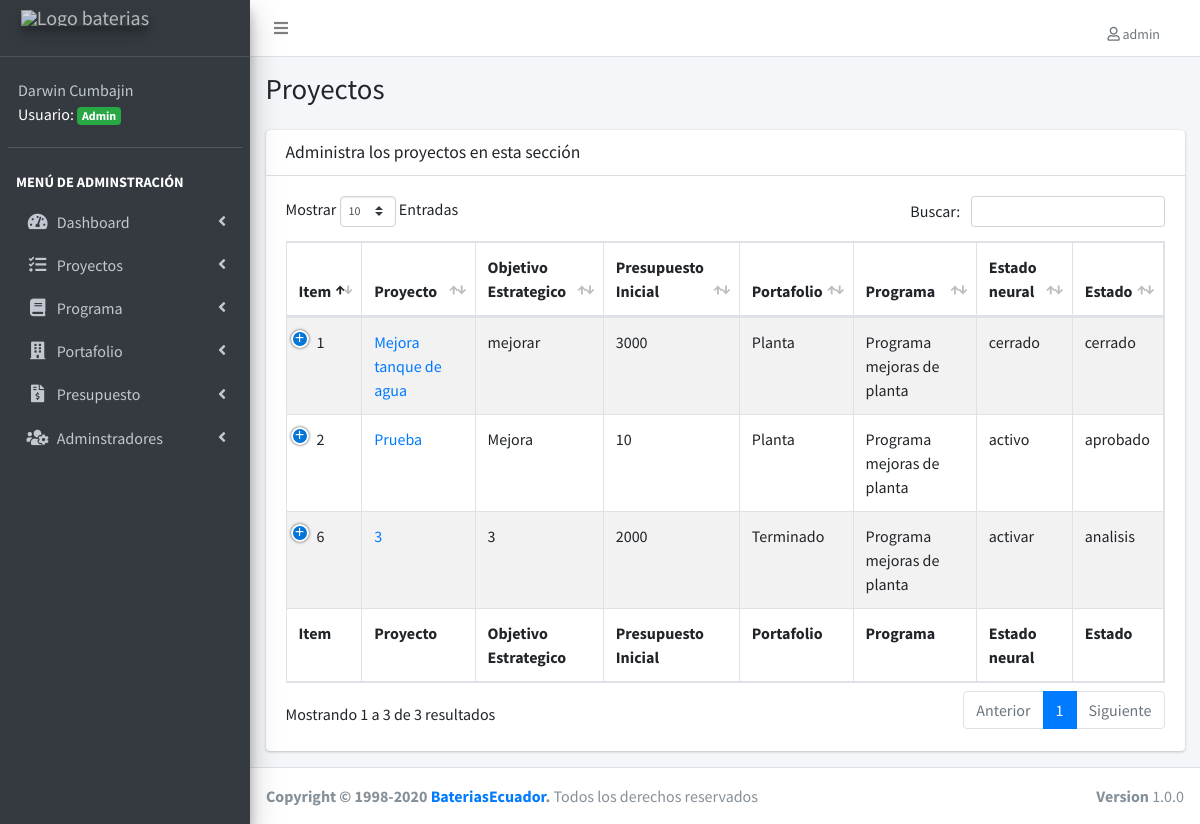
/lista-proyecto.php (signed in), run on the app's committed database.
### tables this page shows
CREATE TABLE IF NOT EXISTS `proyectos` (
  `proyecto_id` int(11) NOT NULL AUTO_INCREMENT,
  `detalle` varchar(255) NOT NULL,
  `objetivo_estrategico` varchar(100) NOT NULL,
  `presupuesto_inicial` double NOT NULL,
  `estado_neural` varchar(50) NOT NULL,
  `estado` varchar(50) NOT NULL,
  `url_video` varchar(255) DEFAULT NULL,
  `portafolio_id` int(11) NOT NULL DEFAULT '0',
  `programa_id` int(11) NOT NULL,
  `editado` datetime DEFAULT NULL,
  PRIMARY KEY (`proyecto_id`),
  UNIQUE KEY `detalle` (`detalle`),
  KEY `FK_proyectos_portafolios` (`portafolio_id`),
  KEY `FK_proyectos_programas` (`programa_id`),
  CONSTRAINT `FK_proyectos_portafolios` FOREIGN KEY (`portafolio_id`) REFERENCES `portafolios` (`portafolio_id`),
  CONSTRAINT `FK_proyectos_programas` FOREIGN KEY (`programa_id`) REFERENCES `programas` (`programa_id`)
);

CREATE TABLE IF NOT EXISTS `portafolios` (
  `portafolio_id` int(11) NOT NULL AUTO_INCREMENT,
  `area` varchar(50) NOT NULL DEFAULT '',
  `editado` datetime DEFAULT NULL,
  PRIMARY KEY (`portafolio_id`),
  UNIQUE KEY `area` (`area`)
);

CREATE TABLE IF NOT EXISTS `programas` (
  `programa_id` int(11) NOT NULL AUTO_INCREMENT,
  `descripcion` varchar(50) NOT NULL DEFAULT '0',
  `editado` datetime DEFAULT NULL,
  PRIMARY KEY (`programa_id`),
  UNIQUE KEY `descripcion` (`descripcion`)
);

### lista-proyecto.php (the view, shortened to what this page needs)
<?php
include_once('funciones/funciones.php');
include_once('templates/header.php');
include_once('templates/barra.php');
include_once('templates/navegacion.php');
?>
<div class="content-wrapper">
  <section class="content-header">
    <div class="container-fluid">
      <div class="row mb-2">
        <div class="col-sm-6">
          <h1>Proyectos</h1>
        </div>
      </div>
    </div>
  </section>
  <section class="content">
    <div class="container-fluid">
      <div class="row">
        <div class="col-12">
          <div class="card">
            <div class="card-header">
              <h3 class="card-title">Administra los proyectos en esta sección</h3>
            </div>
            <div class="card-body">
              <table id="registros" class="table table-bordered table-striped">
                <thead>
                  <tr>
                    <th>Item</th>
                    <th>Proyecto</th>
                    <th>Objetivo Estrategico</th>
                    <th>Presupuesto Inicial</th>
                    <th>Portafolio</th>
                    <th>Programa</th>
                    <th>Estado neural</th>
                    <th>Estado</th>
                  </tr>
                </thead>
                <tbody>
                  <?php
                  try {
                    $sql = "SELECT proyecto_id, detalle, objetivo_estrategico, presupuesto_inicial, estado_neural, estado, area, descripcion ";
                    $sql .= " FROM proyectos ";
                    $sql .= " INNER JOIN portafolios ";
                    $sql .= " ON proyectos.portafolio_id = portafolios.portafolio_id ";
                    $sql .= " INNER JOIN programas ";
                    $sql .= " ON proyectos.programa_id=programas.programa_id ";
                    $sql .= " ORDER BY proyecto_id DESC ";
                    $resultado = $conn->query($sql);
                  } catch (Exception $e) {
                    $error = $e->getMessage();
                    echo $error;
                  }
                  while ($proyecto = $resultado->fetch_assoc()) { ?>
                    <tr>
                      <td><?php echo $proyecto['proyecto_id']; ?></td>
                      <td><a href="detalle-proyecto.php?id=<?php echo $proyecto['proyecto_id']; ?>"><?php echo $proyecto['detalle']; ?></a></td>
                      <td><?php echo $proyecto['objetivo_estrategico']; ?></td>
                      <td><?php echo $proyecto['presupuesto_inicial']; ?></td>
                      <td><?php echo $proyecto['area']; ?></td>
                      <td><?php echo $proyecto['descripcion']; ?></td>
                      <td><?php echo $proyecto['estado_neural']; ?></td>
                      <td><?php echo $proyecto['estado']; ?></td>
                    </tr>
                  <?php } ?>
                </tbody>
                <tfoot>
                  <tr>
                    <th>Item</th>
                    <th>Proyecto</th>
                    <th>Objetivo Estrategico</th>
                    <th>Presupuesto Inicial</th>
                    <th>Portafolio</th>
                    <th>Programa</th>
                    <th>Estado neural</th>
                    <th>Estado</th>
                  </tr>
                </tfoot>
              </table>
            </div>
          </div>
        </div>
      </div>
    </div>
  </section>
</div>
<?php
include_once('templates/footer.php');
?>

### templates/header.php (shortened to what this page needs)
<!DOCTYPE html>
<html>
<head>
  <link rel="stylesheet" href="css/all.min.css">
  <link rel="stylesheet" href="https://code.ionicframework.com/ionicons/2.0.1/css/ionicons.min.css">
  <link rel="stylesheet" href="css/daterangepicker.css">
  <link rel="stylesheet" href="css/icheck-bootstrap.min.css">
  <link rel="stylesheet" href="css/tempusdominus-bootstrap-4.min.css">
  <link rel="stylesheet" href="css/select2.min.css">
  <link rel="stylesheet" href="css/select2-bootstrap4.min.css">
  <link rel="stylesheet" href="css/bootstrap-duallistbox.min.css">
  <link rel="stylesheet" href="css/adminlte.min.css">
  <link rel="stylesheet" href="css/dataTables.bootstrap4.min.css">
  <link rel="stylesheet" href="css/responsive.bootstrap4.min.css">
  <link rel="stylesheet" href="css/admin.css">
  <link rel="stylesheet" href="css/fontawesome-iconpicker.min.css">
</head>

### templates/barra.php (shortened to what this page needs)
<body class="hold-transition sidebar-mini">
  <div class="wrapper">
    <nav class="main-header navbar navbar-expand navbar-white navbar-light">
      <ul class="navbar-nav">
        <li class="nav-item">
          <a class="nav-link" data-widget="pushmenu" href="#" role="button"><i class="fas fa-bars"></i></a>
        </li>
      </ul>
      <ul class="navbar-nav ml-auto">
        <li class="nav-item dropdown">
          <a class="nav-link" data-toggle="dropdown" href="#">
            <span class="dropdown-item dropdown-header"> <i class="far fa-user"></i> <?php echo $_SESSION['usuario'];?></span>
          </a>
        </li>
      </ul>
    </nav>

### templates/navegacion.php (shortened to what this page needs)
<aside class="main-sidebar sidebar-dark-primary elevation-4">
  <a href="login.php?cerrar_sesion=true" class="brand-link">
    <img src="img/logo-baterias.png" alt="Logo baterias" class="brand-image elevation-3" style="opacity: .8" >
    <br>
  </a>
  <div class="sidebar">
    <div class="user-panel mt-3 pb-3 mb-3 d-flex">
      <div class="info" style="color: white;">
        <a href="#" class="d-block"><?php echo $_SESSION['nombre']; ?></a>
        <?php
        if ($_SESSION['nivel'] == 1) {
          echo 'Usuario: <span class="badge badge-success">Admin</span>';
        } else {
          echo 'Usuario: <span class="badge badge-primary">User</span>';
        }
        ?>
      </div>
    </div>
    <nav class="mt-2">
      <ul class="nav nav-pills nav-sidebar flex-column" data-widget="treeview" role="menu" data-accordion="false">
        <li class="nav-header">Menú de adminstración</li>
        <li class="nav-item has-treeview">
          <a href="#" class="nav-link">
            <i class="nav-icon fas fa-tachometer-alt"></i>
            <p>
              Dashboard
              <i class="right fas fa-angle-left"></i>
            </p>
          </a>
        </li>
        <li class="nav-item has-treeview">
          <a href="#" class="nav-link">
            <i class="nav-icon fas fa-tasks"></i>
            <p>
              Proyectos
              <i class="fas fa-angle-left right"></i>
            </p>
          </a>
        </li>
        <li class="nav-item has-treeview">
          <a href="#" class="nav-link">
            <i class="nav-icon fas fa-book"></i>
            <p>
              Programa
              <i class="fas fa-angle-left right"></i>
            </p>
          </a>
        </li>
        <li class="nav-item has-treeview">
          <a href="#" class="nav-link">
            <i class=" nav-icon fas fa-building"></i>
            <p>
              Portafolio
              <i class="fas fa-angle-left right"></i>
            </p>
          </a>
        </li>
        <li class="nav-item has-treeview">
          <a href="#" class="nav-link">
            <i class=" nav-icon fas fa-file-invoice-dollar"></i>
            <p>
              Presupuesto
              <i class="fas fa-angle-left right"></i>
            </p>
          </a>
        </li>
        <?php if ($_SESSION['nivel'] == 1) : ?>
          <li class="nav-item has-treeview">
            <a href="#" class="nav-link">
              <i class="nav-icon fas fa-users-cog"></i>
              <p>
                Adminstradores
                <i class="fas fa-angle-left right"></i>
              </p>
            </a>
          </li>
        <?php endif; ?>
      </ul>
    </nav>
  </div>
</aside>

### templates/footer.php (shortened to what this page needs)
<footer class="main-footer">
    <div class="float-right d-none d-sm-block">
        <b>Version</b> 1.0.0
    </div>
    <strong>Copyright &copy; 1998-2020 <a href="">Baterias<span>Ecuador</span></a>.</strong> Todos los derechos reservados
</footer>
</div>
</body>
</html>

### css/admin.css (style rules this page uses)
.nav-sidebar>.nav-header, .sidebar-form { text-transform: uppercase; color: white; font-weight: bold; }

### data on the page
proyectos: proyecto_id "6", detalle "3", objetivo_estrategico "3", presupuesto_inicial "2000", portafolio.area "Terminado", programa.descripcion "Programa mejoras de planta", estado_neural "activar", estado "analisis"
proyectos: proyecto_id "2", detalle "Prueba", objetivo_estrategico "Mejora", presupuesto_inicial "10", portafolio.area "Planta", programa.descripcion "Programa mejoras de planta", estado_neural "activo", estado "aprobado"
proyectos: proyecto_id "1", detalle "Mejora tanque de agua", objetivo_estrategico "mejorar", presupuesto_inicial "3000", portafolio.area "Planta", programa.descripcion "Programa mejoras de planta", estado_neural "cerrado", estado "cerrado"

### other printed values
$_SESSION['usuario'] "admin"
$_SESSION['nombre'] "Darwin Cumbajin"
